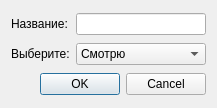
<?xml version="1.0" encoding="UTF-8"?>
<ui version="4.0">
 <class>form_addrec</class>
 <widget class="QWidget" name="form_addrec">
  <property name="geometry">
   <rect>
    <x>0</x>
    <y>0</y>
    <width>217</width>
    <height>108</height>
   </rect>
  </property>
  <property name="windowTitle">
   <string>Добавить запись.</string>
  </property>
  <layout class="QGridLayout" name="gridLayout">
   <item row="4" column="0" colspan="2">
    <widget class="QDialogButtonBox" name="buttonBox_">
     <property name="standardButtons">
      <set>QDialogButtonBox::Cancel|QDialogButtonBox::Ok</set>
     </property>
    </widget>
   </item>
   <item row="0" column="1">
    <widget class="QLineEdit" name="lineEdit_addrec"/>
   </item>
   <item row="0" column="0">
    <widget class="QLabel" name="label">
     <property name="text">
      <string>Название:</string>
     </property>
    </widget>
   </item>
   <item row="1" column="0">
    <widget class="QLabel" name="label_2">
     <property name="text">
      <string>Выберите:</string>
     </property>
    </widget>
   </item>
   <item row="1" column="1">
    <widget class="QComboBox" name="comboBox_123">
     <item>
      <property name="text">
       <string>Смотрю</string>
      </property>
     </item>
     <item>
      <property name="text">
       <string>Любимые</string>
      </property>
     </item>
     <item>
      <property name="text">
       <string>Просмотренные</string>
      </property>
     </item>
     <item>
      <property name="text">
       <string>Брошенные</string>
      </property>
     </item>
    </widget>
   </item>
  </layout>
 </widget>
 <resources/>
 <connections/>
</ui>
